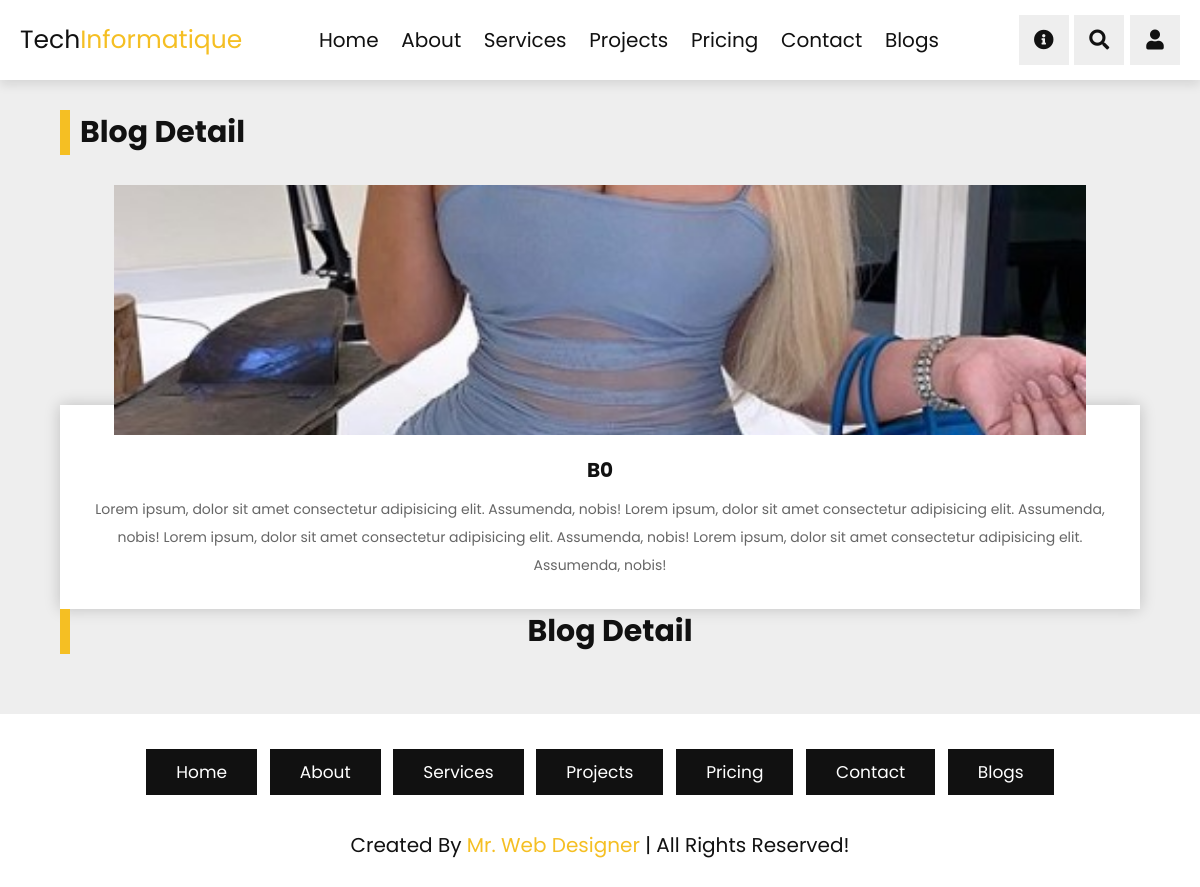
The page /blogs/blogdetail/b0 on the database its author committed.
### solution/models.py (models this page shows)
class Blogs(models.Model):
    title = models.CharField(max_length=5000)
    description = models.TextField()
    image = models.ImageField()
    date = models.DateField(auto_now_add=True)

### solution/views.py (the view)
# urls.py: path("blogs/blogdetail/<str:title>", views.blogdetail, name="blogdetail"),
def blogdetail(request, title:str):
    try:
        blogdetaile= Blogs.objects.get(title=title)
    except Blogs.DoesNotExist:
        raise("le poste n'excite pas")
    return render( request, "solution/blogdetail.html",{"blogdetaile":blogdetaile})

### solution/templates/solution/blogdetail.html (shortened to what this page needs)
{% extends '../base.html' %} {% load static %} {% block content %}
 <header class="header">
    <a href="/" class="logo">Tech<span>Informatique</span></a>
    <nav class="navbar">
        <a href="/">home</a>
        <a href="/about">about</a>
        <a href="/services">services</a>
        <a href="/projects">projects</a>
        <a href="/pricing">pricing</a>
        <a href="/contact">contact</a>
        <a href="blogs">blogs</a>
    </nav>
    <div class="icons">
        <div id="info-btn" class="fas fa-info-circle"></div>
        <div id="search-btn" class="fas fa-search"></div>
        <div id="login-btn" class="fas fa-user"></div>
    </div>
 </header>
<section class="blogs" id="blogs">
    <h1 class="heading">  blog detail</h1>
    <div class="swiper blogs-slider">
          <div class="swiper-slide slide">
             <div class="image">
                <img src="{{blogdetaile.image.url}}" alt="">
             </div>
             <div class="content">
                <h3>{{blogdetaile.title}}</h3>
                <p>{{blogdetaile.description}}</p>
             </div>
             <h1 class="heading">  blog detail</h1>
          </div>
    </div>
 </section>
 {% endblock content %}

### solution/static/css/style.css (style rules this page uses)
:root { --yellow: #f5bf23; --black: #111; --white: #fff; --light-color: #666; --light-bg: #eee; --box-shadow: 0 .5rem 1rem rgba(0, 0, 0, .1); --border: .1rem solid rgba(0, 0, 0, .3); }
* { font-family: 'Poppins', sans-serif; margin: 0; padding: 0; -webkit-box-sizing: border-box; box-sizing: border-box; outline: none; border: none; text-decoration: none; }
html { font-size: 62.5%; overflow-x: hidden; scroll-behavior: smooth; scroll-padding-top: 7rem; }
section { padding: 5rem 10%; }
.heading { margin-bottom: 3rem; font-size: 3rem; color: var(--black); text-transform: capitalize; padding-left: 1rem; border-left: 1rem solid var(--yellow); }
.header { position: -webkit-sticky; position: sticky; top: 0; left: 0; right: 0; -webkit-box-shadow: var(--box-shadow); box-shadow: var(--box-shadow); padding: 1.5rem 10%; display: -webkit-box; display: -ms-flexbox; display: flex; -webkit-box-align: center; -ms-flex-align: center; align-items: center; -webkit-box-pack: justify; -ms-flex-pack: justify; justify-content: space-between; z-index: 1000; background: var(--white); }
.header .logo { font-size: 2.5rem; color: var(--black); text-transform: capitalize; }
.header .logo span { color: var(--yellow); }
.header .navbar a { font-size: 2rem; color: var(--black); text-transform: capitalize; margin: 0 1rem; }
.header .icons div { height: 5rem; width: 5rem; line-height: 5rem; font-size: 2rem; background: var(--light-bg); color: var(--black); cursor: pointer; text-align: center; margin-left: .3rem; }
.blogs { background: var(--light-bg); }
.blogs .slide { text-align: center; }
.blogs .slide .image { height: 25rem; width: 90%; overflow: hidden; margin: 0 auto; margin-bottom: -3rem; }
.blogs .slide .image img { height: 100%; width: 100%; -o-object-fit: cover; object-fit: cover; -webkit-transition: .2s linear; transition: .2s linear; }
.blogs .slide .content { padding: 2rem; padding-top: 5rem; background: var(--white); -webkit-box-shadow: 0 0 1.5rem rgba(0, 0, 0, 0.2); box-shadow: 0 0 1.5rem rgba(0, 0, 0, 0.2); }
.blogs .slide .content h3 { font-size: 2rem; color: var(--black); text-transform: capitalize; }
.blogs .slide .content p { padding: 1rem 0; font-size: 1.4rem; color: var(--light-color); line-height: 2; }
@media (max-width: 1200px) { .header { padding: 1.5rem 2rem; } }
@media (max-width: 1200px) { section { padding: 3rem 5%; } }

### rows shown on the page
Blogs: image (picture), title "B0", description "Lorem ipsum, dolor sit amet consectetur adipisicing elit. Assumenda, nobis! Lorem ipsum, dolor sit amet consectetur adipisicing elit. Assumenda, nobis! Lorem ipsum, dolor sit amet consectetur adipisicing elit. Assumenda, nobis! Lorem ipsum, dolor sit amet consectetur adipisicing elit. Assumenda, nobis!"
